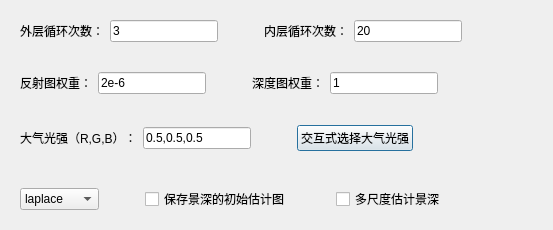
<?xml version="1.0" encoding="UTF-8"?>
<ui version="4.0">
 <class>BayesianDialog</class>
 <widget class="QDialog" name="BayesianDialog">
  <property name="windowModality">
   <enum>Qt::WindowModal</enum>
  </property>
  <property name="geometry">
   <rect>
    <x>0</x>
    <y>0</y>
    <width>553</width>
    <height>230</height>
   </rect>
  </property>
  <property name="windowTitle">
   <string>贝叶斯去雾算法参数设置</string>
  </property>
  <widget class="QWidget" name="layoutWidget">
   <property name="geometry">
    <rect>
     <x>20</x>
     <y>20</y>
     <width>512</width>
     <height>191</height>
    </rect>
   </property>
   <layout class="QFormLayout" name="formLayout">
    <item row="0" column="0">
     <layout class="QHBoxLayout" name="horizontalLayout_10">
      <item>
       <layout class="QHBoxLayout" name="horizontalLayout_4">
        <item>
         <widget class="QLabel" name="label">
          <property name="text">
           <string>外层循环次数：</string>
          </property>
         </widget>
        </item>
        <item>
         <widget class="QLineEdit" name="leOutIter">
          <property name="text">
           <string>3</string>
          </property>
         </widget>
        </item>
       </layout>
      </item>
      <item>
       <spacer name="horizontalSpacer">
        <property name="orientation">
         <enum>Qt::Horizontal</enum>
        </property>
        <property name="sizeHint" stdset="0">
         <size>
          <width>40</width>
          <height>20</height>
         </size>
        </property>
       </spacer>
      </item>
      <item>
       <layout class="QHBoxLayout" name="horizontalLayout_5">
        <item>
         <widget class="QLabel" name="label_2">
          <property name="text">
           <string>内层循环次数：</string>
          </property>
         </widget>
        </item>
        <item>
         <widget class="QLineEdit" name="leInIter">
          <property name="text">
           <string>20</string>
          </property>
         </widget>
        </item>
       </layout>
      </item>
     </layout>
    </item>
    <item row="1" column="0">
     <spacer name="verticalSpacer">
      <property name="orientation">
       <enum>Qt::Vertical</enum>
      </property>
      <property name="sizeHint" stdset="0">
       <size>
        <width>20</width>
        <height>13</height>
       </size>
      </property>
     </spacer>
    </item>
    <item row="2" column="0">
     <layout class="QHBoxLayout" name="horizontalLayout_9">
      <item>
       <layout class="QHBoxLayout" name="horizontalLayout_2">
        <item>
         <widget class="QLabel" name="label_4">
          <property name="text">
           <string>反射图权重：</string>
          </property>
         </widget>
        </item>
        <item>
         <widget class="QLineEdit" name="leWeigthC">
          <property name="text">
           <string>2e-6</string>
          </property>
         </widget>
        </item>
       </layout>
      </item>
      <item>
       <spacer name="horizontalSpacer_2">
        <property name="orientation">
         <enum>Qt::Horizontal</enum>
        </property>
        <property name="sizeHint" stdset="0">
         <size>
          <width>40</width>
          <height>20</height>
         </size>
        </property>
       </spacer>
      </item>
      <item>
       <layout class="QHBoxLayout" name="horizontalLayout_3">
        <item>
         <widget class="QLabel" name="label_3">
          <property name="text">
           <string>深度图权重：</string>
          </property>
         </widget>
        </item>
        <item>
         <widget class="QLineEdit" name="leWeigthD">
          <property name="text">
           <string>1</string>
          </property>
         </widget>
        </item>
       </layout>
      </item>
     </layout>
    </item>
    <item row="3" column="0">
     <spacer name="verticalSpacer_2">
      <property name="orientation">
       <enum>Qt::Vertical</enum>
      </property>
      <property name="sizeHint" stdset="0">
       <size>
        <width>20</width>
        <height>18</height>
       </size>
      </property>
     </spacer>
    </item>
    <item row="4" column="0">
     <layout class="QHBoxLayout" name="horizontalLayout_8">
      <item>
       <layout class="QHBoxLayout" name="horizontalLayout">
        <item>
         <widget class="QLabel" name="label_5">
          <property name="text">
           <string>大气光强（R,G,B）：</string>
          </property>
         </widget>
        </item>
        <item>
         <widget class="QLineEdit" name="leAirLight">
          <property name="text">
           <string>0.5,0.5,0.5</string>
          </property>
         </widget>
        </item>
       </layout>
      </item>
      <item>
       <spacer name="horizontalSpacer_3">
        <property name="orientation">
         <enum>Qt::Horizontal</enum>
        </property>
        <property name="sizeHint" stdset="0">
         <size>
          <width>40</width>
          <height>20</height>
         </size>
        </property>
       </spacer>
      </item>
      <item>
       <widget class="QPushButton" name="btSelAirLight">
        <property name="text">
         <string>交互式选择大气光强</string>
        </property>
       </widget>
      </item>
     </layout>
    </item>
    <item row="5" column="0">
     <layout class="QHBoxLayout" name="horizontalLayout_7"/>
    </item>
    <item row="6" column="0">
     <spacer name="verticalSpacer_4">
      <property name="orientation">
       <enum>Qt::Vertical</enum>
      </property>
      <property name="sizeHint" stdset="0">
       <size>
        <width>20</width>
        <height>18</height>
       </size>
      </property>
     </spacer>
    </item>
    <item row="7" column="0">
     <layout class="QHBoxLayout" name="horizontalLayout_6">
      <item>
       <widget class="QComboBox" name="priorType">
        <item>
         <property name="text">
          <string>laplace</string>
         </property>
        </item>
        <item>
         <property name="text">
          <string>gaussian</string>
         </property>
        </item>
       </widget>
      </item>
      <item>
       <spacer name="horizontalSpacer_5">
        <property name="orientation">
         <enum>Qt::Horizontal</enum>
        </property>
        <property name="sizeHint" stdset="0">
         <size>
          <width>40</width>
          <height>20</height>
         </size>
        </property>
       </spacer>
      </item>
      <item>
       <widget class="QCheckBox" name="cbSaveInitial">
        <property name="text">
         <string>保存景深的初始估计图</string>
        </property>
       </widget>
      </item>
      <item>
       <spacer name="horizontalSpacer_6">
        <property name="orientation">
         <enum>Qt::Horizontal</enum>
        </property>
        <property name="sizeHint" stdset="0">
         <size>
          <width>40</width>
          <height>20</height>
         </size>
        </property>
       </spacer>
      </item>
      <item>
       <widget class="QCheckBox" name="cbMultiScale">
        <property name="text">
         <string>多尺度估计景深</string>
        </property>
       </widget>
      </item>
     </layout>
    </item>
   </layout>
  </widget>
 </widget>
 <resources/>
 <connections/>
</ui>
